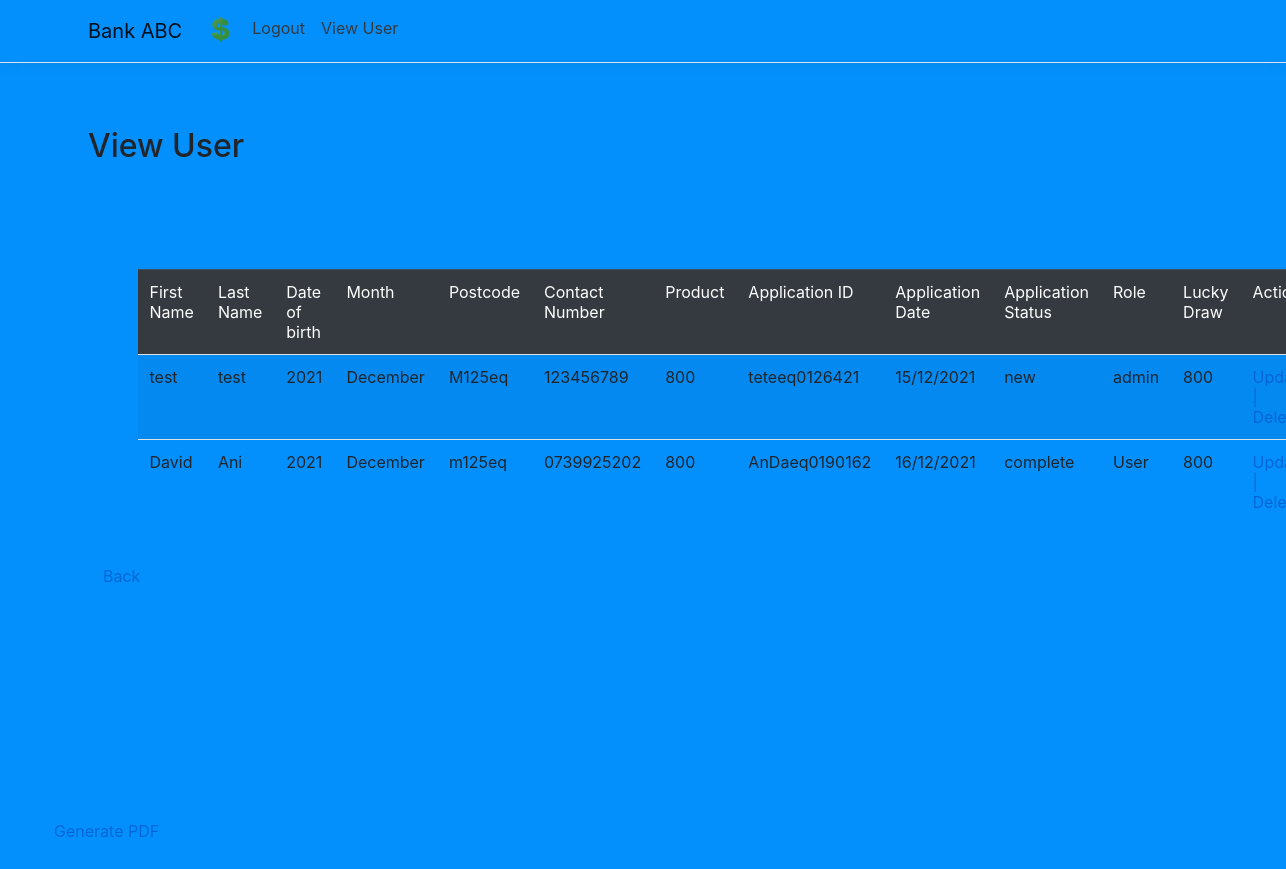
The page /User/adminview.php on the database its author committed.
### tables this page shows
CREATE TABLE "assignemnt" (
	"first_name"	TEXT NOT NULL,
	"last_name"	TEXT NOT NULL,
	"Date_of_birth"	INTEGER NOT NULL,
	"Month"	TEXT NOT NULL,
	"Postcode"	TEXT NOT NULL,
	"contact_number"	TEXT NOT NULL,
	"Product"	INTEGER NOT NULL,
	"application_id"	TEXT NOT NULL,
	"application_date"	TEXT NOT NULL,
	"application_status"	TEXT NOT NULL,
	"Role"	TEXT NOT NULL,
	"lucky_draw"	TEXT NOT NULL,
	PRIMARY KEY("application_id")
);

### User/adminviewSQL.php (called while the page is built)
<?php
function getUsers(){
    $db = new SQLITE3('/Applications/XAMPP/xamppfiles/htdocs/Myproject/data/StudentModule.db');
    $sql = "SELECT * FROM assignemnt";
    $stmt = $db->prepare($sql);
    $result = $stmt->execute();
    $arrayResult = [];
    while ($row = $result->fetchArray()){
    $arrayResult [] = $row;
    }
    return $arrayResult;
}
?>

### User/adminview.php (the view, shortened to what this page needs)
<?php
include_once("adminviewSQL.php");
include("navbar3.php");
$user = getUsers();
?>
<link rel ="stylesheet" type="text/css" href="site.css"/>
<div class="container pb-5">
    <main role="main" class="pb-3">
        <h2>View User</h2><br>
<div class="row">
            <div class="col-10">
                <table class="table table-striped">
                    <thead class="table-dark">
                        <td>First Name</td>
                        <td>Last Name</td>
                        <td>Date of birth</td>
                        <td>Month</td>
                        <td>Postcode</td>
                        <td>Contact Number</td>
                        <td>Product</td>
                        <td>Application ID</td>
                        <td>Application Date</td>
                        <td>Application Status</td>
                        <td>Role</td>
                        <td>Lucky Draw</td>
                        <td>Action</td>
                    </thead>
                    <?php
                for ($i=0; $i<count($user); $i++):
                    ?>
                    <tr>
                        <td><?php echo $user[$i]['first_name']?></td>
                        <td><?php echo $user[$i]['last_name']?></td>
                        <td><?php echo $user[$i]['Date_of_birth']?></td>
                        <td><?php echo $user[$i]['Month']?></td>
                        <td><?php echo $user[$i]['Postcode']?></td>
                        <td><?php echo $user[$i]['contact_number']?></td>
                        <td><?php echo $user[$i]['Product']?></td>
                        <td><?php echo $user[$i]['application_id']?></td>
                        <td><?php echo $user[$i]['application_date']?></td>
                        <td><?php echo $user[$i]['application_status']?></td>
                        <td><?php echo $user[$i]['Role']?></td>
                        <td><?php echo $user[$i]['lucky_draw']?></td>
                        <td><a href="adminupdateuser.php?uid=<?php echo $user[$i]['application_id']; ?>">Update | </a><a href="deleteUser.php?uid=<?php echo $user[$i]['application_id']; ?>">Delete</a></td>
                    </tr>
                   <?php endfor;?>
                </table>
            </div>
        </div>
        <div class="form-group col-md-3"><a href="adminview.php">Back</a></div>
   </main>
</div>
<div>
            <a href="userpdf.php" target="_blank">Generate PDF</a>
</div>

### User/site.css (style rules this page uses)
a { color: #0366d6; }
html { font-size: 14px; }
@media (min-width: 768px) { html { font-size: 16px; } }
html { position: relative; min-height: 100%; }
body { margin-bottom: 60px; }
.bgColor { background-color:#0390fc ; }
.container { min-height: 100%; }

### rows shown on the page
assignemnt: first_name "test", last_name "test", Date_of_birth "2021", Month "December", Postcode "M125eq", contact_number "123456789", Product "800", application_id "teteeq0126421", application_date "15/12/2021", application_status "new", Role "admin", lucky_draw "800"
assignemnt: first_name "David", last_name "Ani", Date_of_birth "2021", Month "December", Postcode "m125eq", contact_number "0739925202", Product "800", application_id "AnDaeq0190162", application_date "16/12/2021", application_status "complete", Role "User", lucky_draw "800"
